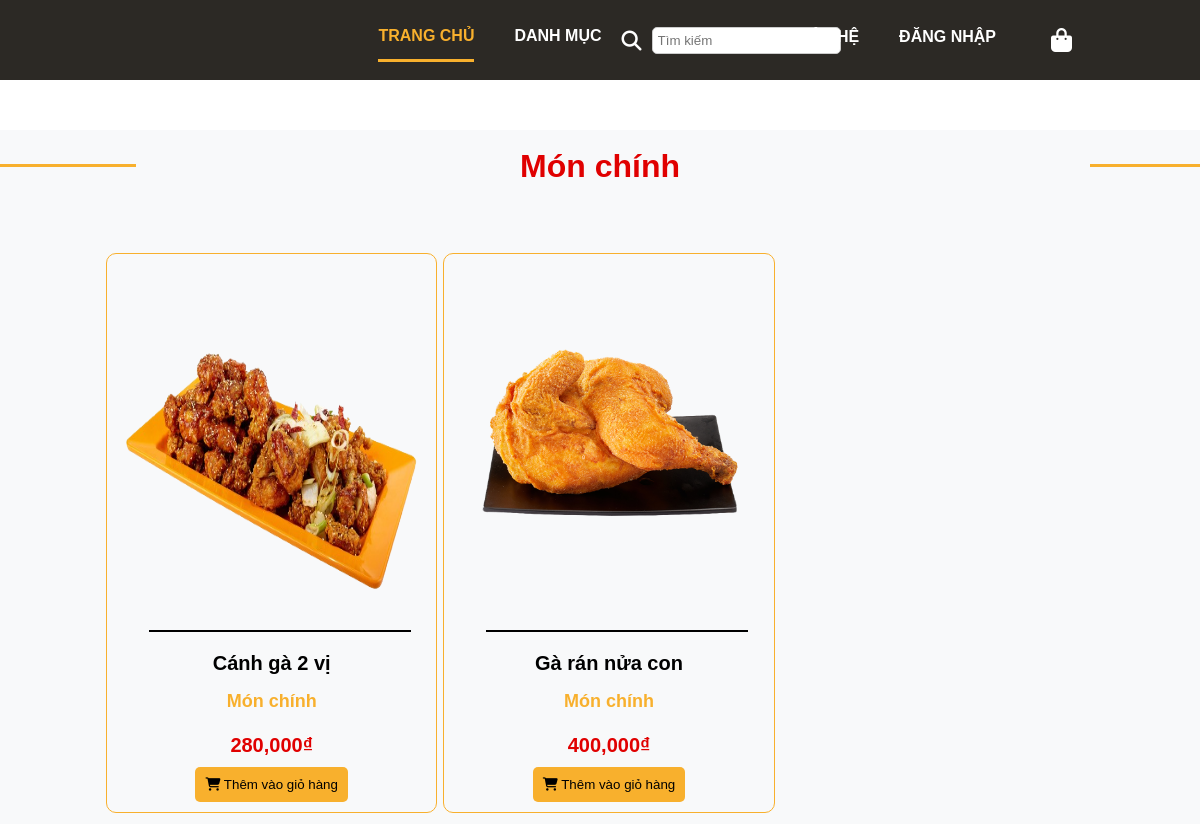
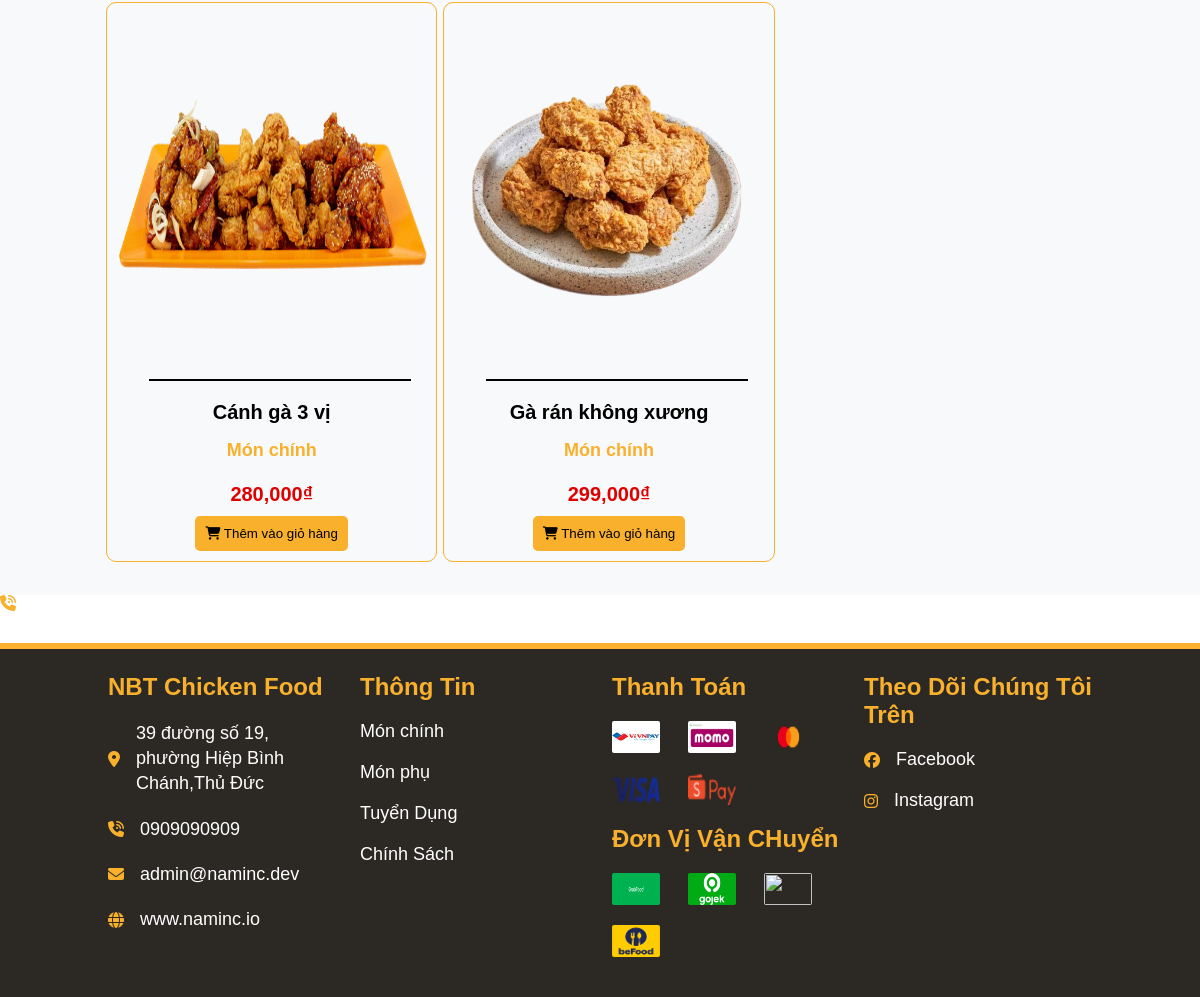
The app's page /menu.php?category=1 with its own data (2 pictures, top to bottom).
### tables this page shows
CREATE TABLE `products` (
  `id` int(11) NOT NULL,
  `name` varchar(255) NOT NULL,
  `price` int(11) NOT NULL,
  `status` varchar(255) NOT NULL,
  `created_at` timestamp NOT NULL DEFAULT current_timestamp(),
  `category` int(11) NOT NULL,
  `image_url` text NOT NULL,
  `description` text NOT NULL
);

CREATE TABLE `system` (
  `id` int(11) NOT NULL,
  `name` varchar(255) NOT NULL,
  `title` varchar(255) NOT NULL,
  `keyword` varchar(255) NOT NULL,
  `phone` varchar(255) NOT NULL,
  `address` varchar(255) NOT NULL,
  `created_at` timestamp NOT NULL DEFAULT current_timestamp(),
  `domain` varchar(255) NOT NULL,
  `logo` varchar(255) NOT NULL,
  `email` varchar(255) NOT NULL,
  `status` varchar(32) NOT NULL
);

### config.php (called while the page is built, shortened)
<?php
$conn = mysqli_connect(DB_HOST, DB_USER, DB_PASS, DB_NAME) or die('Kết nối thất bại: ' . mysqli_connect_error());
mysqli_set_charset($conn, 'utf8');
$sql = "SELECT * FROM system where id = 1";
$result = mysqli_query($conn, $sql);
$system = mysqli_fetch_assoc($result);
?>

### menu.php (the view, shortened to what this page needs)
<?php
require_once 'config.php';
require_once 'layouts/header.php';
$category = $_GET['category'];
?>
<div class="content content-background-color margin-top" style="padding-bottom: 30px;">
            <div class="grid wide">
                <h3 class="more-product more-product--unhover">
                    <?= $category == '1' ? 'Món chính' : 'Món phụ' ?>
                </h3>
                <ul class="row sm-gutter main-course-list">
                <?php
                        $sql = "SELECT * FROM products WHERE category = '{$category}'";
                        $result = mysqli_query($conn, $sql);
                        while ($row = mysqli_fetch_assoc($result)) {
                        ?>
                        <li class="col product l-4 m-6 c-12 border-sale">
                            <a href="./DetaiProduct.html" class="product-link">
                                <img src="<?= $row['image_url'] ?>" alt="" class="product-img margin-bottom-44">
                                <h3 class="product-name"><?= $row['name'] ?></h3>
                                <h4 class="product-type"><?= $row['category'] == '1' ? 'Món chính' : 'Món phụ' ?></h4>
                                <div class="product-info">
                                    <h3 class="product-price"><?= number_format($row['price']) ?>₫</h3>
                                </div>
                                <div class="button-add-cart">
                                   <a href="DetaiProduct.php?id=<?= $row['id'] ?>"> <button class="btn-add-cart"> <i class="fa-solid fa-cart-shopping"></i> Thêm vào giỏ hàng</button></a>
                                </div>
                            </a>
                        </li>
                        <?php
                        }
                        ?>
                </ul>
            </div>
        </div>
<?php include_once 'layouts/footer.php'; ?>

### layouts/header.php (shortened to what this page needs)
<!DOCTYPE html>
<html lang="en">
<head>
    <link rel="stylesheet" href="/assest/css/base.css">
    <link rel="stylesheet" href="/assest/css/grid.css?v=1.0.1">
    <link rel="stylesheet" href="/assest/css/style.css?v=1.0.1">
    <link rel="stylesheet" href="/assest/css/reponsive.css">
    <link rel="stylesheet" href="https://cdnjs.cloudflare.com/ajax/libs/font-awesome/6.4.2/css/all.min.css">
    <link rel="stylesheet" href="https://cdn.jsdelivr.net/npm/sweetalert2@11.11.1/dist/sweetalert2.min.css">
    <link rel="stylesheet" href="https://cdnjs.cloudflare.com/ajax/libs/font-awesome/6.4.2/css/all.min.css" />
</head>
<body>
    <div class="wrapper">
        <header class="header">
            <div class="grid wide">
                <div class="navigation">
                    <ul class="navigation-left">
                        <li class="navigation-item">
                            <a href="/" class="navigation-link navigation-link--active">
                                TRANG CHỦ
                            </a>
                        </li>
                        <li class="navigation-item navigation-item--has-menu">
                            <a href="" class="navigation-link ">
                                DANH MỤC
                            </a>
                        </li>
                        <li class="icon-timkiem">
        <i class="fa-solid fa-magnifying-glass fa-lg text-white"></i>
        <input type="text" placeholder="Tìm kiếm" class="search-input">
</li>
                    </ul>
                    <ul class="navigation-right">
                    <li class="navigation-item">
                            <a href="/contact.php" class="navigation-link">
                                LIÊN HỆ
                            </a>
                        </li>
                        <?php if(isset($_SESSION['username'])){ ?>
                        <li class="navigation-item">
                            <a href="/auth/logout.php" class="navigation-link">
                                ĐĂNG XUẤT
                            </a>
                        </li>
                        <?php }else{ ?>
                        <li class="navigation-item">
                            <a href="/auth/login.php" class="navigation-link">
                                ĐĂNG NHẬP
                            </a>
                        </li>
                        <?php } ?>
                        <li class="navigation-item">
                            <ul class="navigation-icon">
                            <li class="icon-bag">
    <?php
    if (empty($_SESSION['username'])) {
    ?>
        <a href="#" onclick="Swal.fire({
            title: 'Thông báo',
            text: 'Bạn cần đăng nhập để xem giỏ hàng',
            icon: 'warning'
        });
        setTimeout(function(){
            window.location.href = '/auth/login.php';
        }, 2000);">
            <i class="icon-header-shoping icon-shoping-js fa-solid fa-bag-shopping"></i>
        </a>
    <?php
    }
    ?>
</li>
                            </ul>
                        </li>
                    </ul>
                </div>
            </div>
        </header>

### layouts/footer.php (shortened to what this page needs)
<a href="tel: +84 815312850" class="call-now">
            <i class="footer-icon fa-solid fa-phone-volume center"></i>
        </a>
        <div class="footer">
            <div class="grid wide">
                <div class="footer-content row">
                    <div class="col div-item l-3 m-6 c-12">
                        <h3 class="footer-header"><?= $system['name'] ?></h3>
                        <ul class="footer-list">
                            <li class="footer-item">
                                <i class="footer-icon fa-solid fa-location-dot"></i>
                                <p class="footer-addres"><?= $system['address'] ?></p>
                            </li>
                            <li class="footer-item">
                                <i class="footer-icon fa-solid fa-phone-volume"></i>
                                <p class="footer-addres"><?= $system['phone'] ?></p>
                            </li>
                            <li class="footer-item">
                                <i class="footer-icon fa-solid fa-envelope"></i>
                                <p class="footer-addres"><?= $system['email'] ?></p>
                            </li>
                            <li class="footer-item">
                                <i class="footer-icon fa-solid fa-globe"></i>
                                <p class="footer-addres">www.<?= $system['domain'] ?></p>
                            </li>
                        </ul>
                    </div>
                    <div class="col div-item l-3 m-6 c-12">
                        <h3 class="footer-header">Thông Tin</h3>
                        <ul class="footer-list">
                            <li class="footer-item">
                                <a href="/menu.php?category=1" class="footer-item-link">Món chính</a>
                            </li>
                            <li class="footer-item">
                                <a href="/menu.php?category=2" class="footer-item-link">Món phụ</a>
                            </li>
                            <li class="footer-item">
                                <a href="#" class="footer-item-link">Tuyển Dụng</a>
                            </li>
                            <li class="footer-item">
                                <a href="#" class="footer-item-link">Chính Sách</a>
                            </li>
                        </ul>
                    </div>
                    <div class="col div-item l-3 m-6 c-12">
                        <h3 class="footer-header">Thanh Toán</h3>
                        <ul class="footer-list footer-list-pay">
                            <li class="footer-item">
                                <img src="/assest/img/vnp.png" alt="" class="img-footer">
                            </li>
                            <li class="footer-item">
                                <img src="/assest/img/momo.png" alt="" class="img-footer">
                            </li>
                            <li class="footer-item">
                                <img src="/assest/img/credict-card.png" alt="" class="img-footer">
                            </li>
                            <li class="footer-item">
                                <img src="/assest/img/visa.png" alt="" class="img-footer">
                            </li>
                            <li class="footer-item">
                                <img src="/assest/img/shoppePay.png" alt="" class="img-footer">
                            </li>
                        </ul>
                        <h3 class="footer-header">Đơn Vị Vận CHuyển</h3>
                        <ul class="footer-list footer-list-delivery">
                            <li class="footer-item">
                                <img src="/assest/img/grab.png" alt="" class="img-footer">
                            </li>
                            <li class="footer-item">
                                <img src="/assest/img/gojeck.png" alt="" class="img-footer">
                            </li>
                            <li class="footer-item">
                                <img src="/assest/img/baemin.png" alt="" class="img-footer">
                            </li>
                            <li class="footer-item">
                                <img src="/assest/img/be.png" alt="" class="img-footer">
                            </li>
                        </ul>
                    </div>
                    <div class="col div-item l-3 m-6 c-12">
                        <h3 class="footer-header">Theo Dõi Chúng Tôi <br>Trên</h3>
                        <ul class="footer-list">
                            <li class="footer-item">
                                <i class="footer-icon fa-brands fa-facebook"></i>
                                <p class="footer-contact">Facebook</p>
                            </li>
                            <li class="footer-item">
                                <i class="footer-icon fa-brands fa-instagram"></i>
                                <p class="footer-contact">Instagram</p>
                            </li>
                        </ul>
                    </div>
                </div>
            </div>
        </div>
    </div>

### assest/css/base.css (style rules this page uses)
:root { --primary-color: #f8b02d; --red-color: #e00000; --red-dark-color: #9a3324; --white-color: #fff; --black-color: #000; --text-color: #000; }
* { box-sizing: inherit; margin: 0; padding: 0; }
html { font-family: Arial, Helvetica, sans-serif; box-sizing: border-box; scroll-behavior: smooth; }
.content.margin-top { margin-top: 130px; }
.content.content-background-color { background-color: #f8f9fa; }
.product-img.margin-bottom-44 { margin-bottom: 44px; }
.product { text-align: center; opacity: 1; transition: 0.4s; }
.product-link { text-decoration: none; color: black; }
.product-img { width: 100%; height: 344px; transition: transform 0.3s ease; display: block; background-size: contain; }
.product-name { font-size: 20px; margin: 4px 0 16px 0; color: var(--text-color); position: relative; }
.product-name::after { position: absolute; content: ""; height: 2px; width: 82%; background-color: var(--black-color); top: -22px; left: 37px; }
.product-type { font-size: 18px; margin-bottom: 22px; color: var(--primary-color); }
.product-info { display: flex; justify-content: space-around; align-items: center; margin-top: 16px; }
.product-price { font-size: 20px; color: var(--red-color); }

### assest/css/grid.css (style rules this page uses)
.grid { width: 100%; display: block; padding: 0; }
.grid.wide { max-width: 1200px; margin: 0 auto; }
.row { display: flex; flex-wrap: wrap; margin-left: -4px; margin-right: -4px; }
.col { padding-left: 4px; padding-right: 4px; }
.c-12 { flex: 0 0 100%; max-width: 100%; }
@media (min-width: 740px) { .row { margin-left: -8px; margin-right: -8px; } }
@media (min-width: 740px) { .col { padding-left: 8px; padding-right: 8px; } }
@media (min-width: 740px) { .m-6, .m-12 { display: block; } }
@media (min-width: 740px) { .m-6 { flex: 0 0 50%; max-width: 50%; } }
@media (min-width: 1113px) { .row { margin-left: -12px; margin-right: -12px; } }
@media (min-width: 1113px) { .row.sm-gutter { margin-left: -5px; margin-right: -5px; } }
@media (min-width: 1113px) { .col { padding-left: 12px; padding-right: 12px; } }
@media (min-width: 1113px) { .l-3, .l-4, .l-6, .l-8 { display: block; } }
@media (min-width: 1113px) { .l-3 { flex: 0 0 25%; max-width: 25%; } }
@media (min-width: 1113px) { .l-4 { flex: 0 0 31%; max-width: 31%; } }
@media (min-width: 1024px) and (max-width: 1239px) { .wide { width: 984px; } }
@media (min-width: 1024px) and (max-width: 1239px) { .wide .row { margin-left: -12px; margin-right: -12px; } }
@media (min-width: 1024px) and (max-width: 1239px) { .wide .row.sm-gutter { margin-left: -5px; margin-right: -5px; } }
@media (min-width: 1024px) and (max-width: 1239px) { .wide .col { padding-left: 12px; padding-right: 12px; } }
@media (min-width: 1024px) and (max-width: 1239px) { .wide .row.sm-gutter .col { padding-left: 5px; padding-right: 5px; } }
@media (min-width: 1024px) and (max-width: 1239px) { .wide .l-3, .wide .l-4, .wide .l-6, .wide .l-8 { display: block; } }
@media (min-width: 1024px) and (max-width: 1239px) { .wide .l-3 { flex: 0 0 25%; max-width: 25%; } }
@media (min-width: 1024px) and (max-width: 1239px) { .wide .l-4 { flex: 0 0 33.33333%; max-width: 33.33333%; } }

### assest/css/reponsive.css (style rules this page uses)
@media (min-width: 1024px) and (max-width: 1240px) { .more-product.more-product--unhover { background-color: #f8f9fa; width: 100%; color: var(--red-color); font-weight: 800; } }
@media (min-width: 1024px) and (max-width: 1240px) { .more-product.more-product--unhover::after, .more-product.more-product--unhover::before { display: none; } }

### records on screen
products: image_url (picture), name "Cánh gà 2 vị", category "Món chính", price "280,000"
products: image_url (picture), name "Gà rán nửa con", category "Món chính", price "400,000"
products: image_url (picture), name "Cánh gà 3 vị", category "Món chính", price "280,000"
products: image_url (picture), name "Gà rán không xương", category "Món chính", price "299,000"
system: name "NBT Chicken Food", address "39 đường số 19, phường Hiệp Bình Chánh,Thủ Đức", phone "0909090909", email "admin@naminc.dev", domain "naminc.io"
